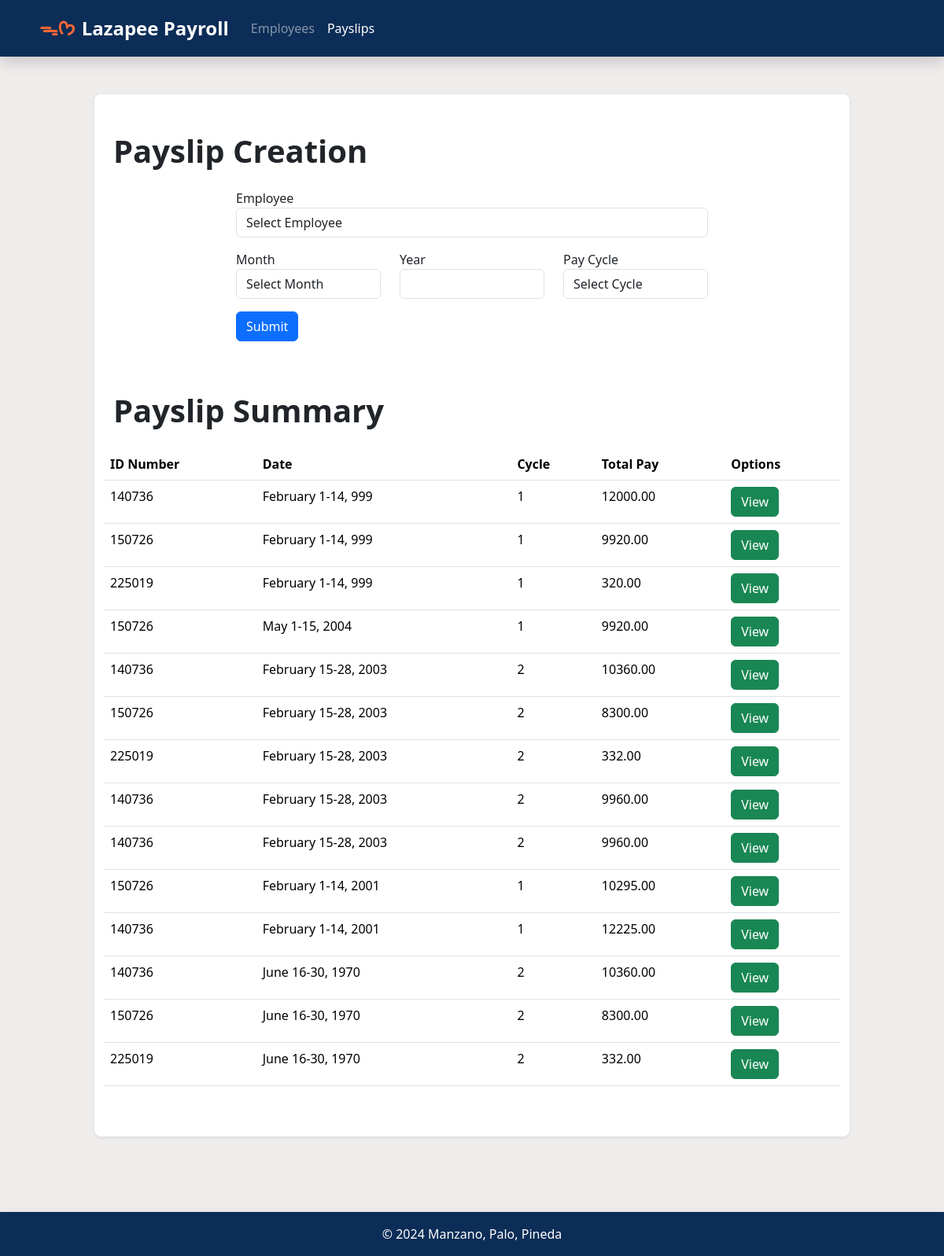
The page /payslips/ on the database as committed earlier.
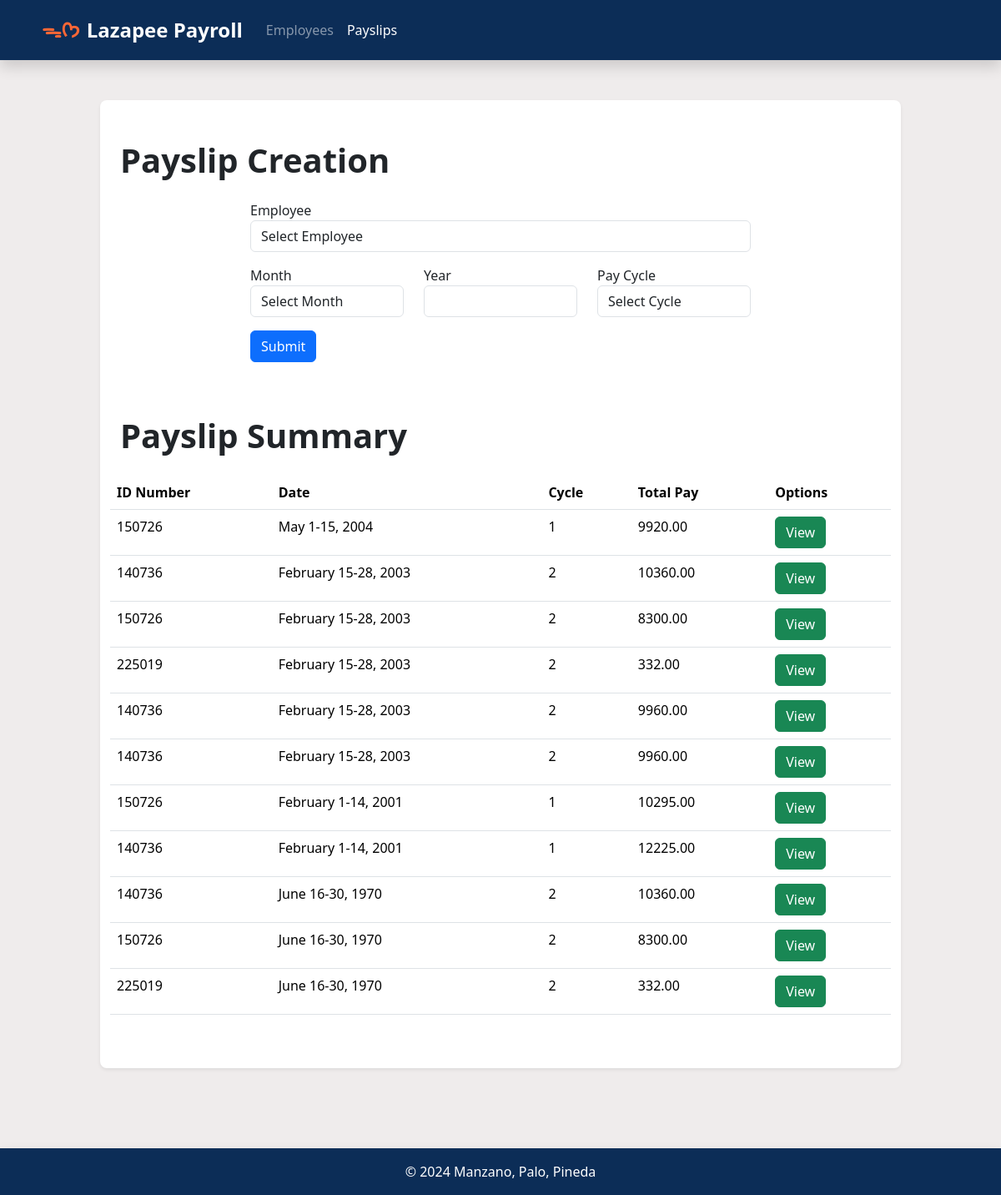
The same page on the database as committed later.
### payroll_app/models.py (models this page shows, shortened)
class Payslip(models.Model):
    employee = models.ForeignKey(Employee, on_delete=models.CASCADE)
    month = models.CharField(max_length=20)
    date_range = models.CharField(max_length=50)
    year = models.CharField(max_length=4)
    pay_cycle = models.IntegerField()
    rate = models.FloatField()
    earnings_allowance = models.FloatField()
    deductions_tax = models.FloatField()
    deductions_health = models.FloatField()
    pag_ibig = models.FloatField()
    sss = models.FloatField()
    overtime = models.FloatField()
    total_pay = models.FloatField()

class Employee(models.Model):
    name = models.CharField(max_length=100)
    id_number = models.CharField(max_length=20, unique=True)
    rate = models.FloatField()
    allowance = models.FloatField(null=True, blank=True)
    overtime_pay = models.FloatField(null=True, blank=True)

### payroll_app/views.py (the view, shortened to what this page needs)
# urls.py: path('payslips/', views.payslips, name='payslips'),
def payslips(request):
    context = {
        'nav_selected': 'Payslips',
        'payslips': Payslip.objects.all().order_by('-year'),
        'employees': Employee.objects.all()
    }
    return render(request, 'payroll_app/payslips.html', context)

### payroll_app/templates/payroll_app/payslips.html (shortened to what this page needs)
{% extends 'payroll_app/base.html' %}
{% load static %}
{% block content %}
<div class="container px-4 py-5 rounded-3 shadow-sm bg-white bg-gradient mb-5">
    <h1 class="display-6 fw-bold pb-3">Payslip Creation</h1>
    <div class="row align-items-center justify-content-center">
        <div class="col-md-8">
            <form class='form-inline align-items-center' method="post" action="{% url 'payslips' %}">
                <div class="row mb-3">
                    <div class="col">
                        <div class="form-group">
                            <label for="employee">Employee</label>
                            <select name="payslip_employee" id="payslip_employee" class="form-control">
                                <option value="" disabled selected>Select Employee</option>
                            </select>
                        </div>
                    </div>
                </div>
                <div class="row mb-3">
                    <div class="col">
                        <div class="form-group">
                            <label for="pay_date">Month</label>
                            <select name="payslip_date" id="payslip_date" class="form-control">
                                <option value="" disabled selected>Select Month</option>
                            </select>
                        </div>
                    </div>
                    <div class="col">
                        <div class="form-group">
                            <label for="pay_year">Year</label>
                            <div class="input-group">
                                <input class="form-control" type="number" name="payslip_year" min="1000" max="9999" id="payslip_year">
                            </div>
                        </div>
                    </div>
                    <div class="col">
                        <div class="form-group">
                            <label for="pay_cycle">Pay Cycle</label>
                            <select name="payslip_cycle" id="payslip_cycle" class="form-control">
                                <option value="" disabled selected>Select Cycle</option>
                            </select>
                        </div>
                    </div>
                </div>
                <div class="row mb-3">
                    <div class="col-mx">
                        <button type="submit" class="btn btn-primary">Submit</button>
                    </div>
                </div>
            </form>
        </div>
    </div>
    <div class="row mt-5">
        <h1 class="display-6 fw-bold pb-3">Payslip Summary</h1>
        <table class="table">
            <thead class="thead-dark">
                <th class="col">ID Number</th>
                <th class="col">Date</th>
                <th class="col">Cycle</th>
                <th class="col">Total Pay</th>
                <th class="col">Options</th>
            </thead>
            <tbody>
                {% for payslip in payslips %}
                <tr>
                    <td> {{ payslip.employee.id_number}} </td>
                    <td> {{ payslip.date_range}} </td>
                    <td> {{ payslip.pay_cycle }} </td>
                    <td> {{ payslip.total_pay|floatformat:2}} </td>
                    <td> <a href="{% url 'view_payslip' pk=payslip.id %}" class="btn btn-success">View</a> </td>
                </tr>
                {% endfor %}
            </tbody>
        </table>
    </div>
</div>
{% endblock %}

Rows that differ between the two databases and show on the page:
removed Payslip: employee.id_number "140736", date_range "February 1-14, 999", pay_cycle "1", total_pay "12000.00"
removed Payslip: employee.id_number "150726", date_range "February 1-14, 999", pay_cycle "1", total_pay "9920.00"
removed Payslip: employee.id_number "225019", date_range "February 1-14, 999", pay_cycle "1", total_pay "320.00"
